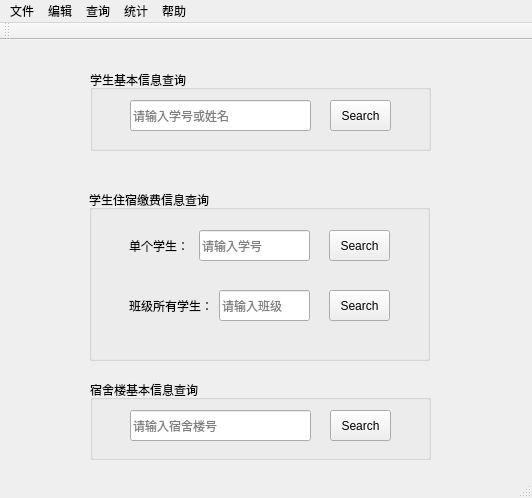
<?xml version="1.0" encoding="UTF-8"?>
<ui version="4.0">
 <class>MainWindow</class>
 <widget class="QMainWindow" name="MainWindow">
  <property name="geometry">
   <rect>
    <x>0</x>
    <y>0</y>
    <width>532</width>
    <height>498</height>
   </rect>
  </property>
  <property name="windowTitle">
   <string>学生住宿信息管理系统</string>
  </property>
  <property name="styleSheet">
   <string notr="true"/>
  </property>
  <widget class="QWidget" name="centralWidget">
   <widget class="QGroupBox" name="groupBox">
    <property name="geometry">
     <rect>
      <x>90</x>
      <y>30</y>
      <width>341</width>
      <height>81</height>
     </rect>
    </property>
    <property name="title">
     <string>学生基本信息查询</string>
    </property>
    <widget class="QLineEdit" name="lineEdit">
     <property name="geometry">
      <rect>
       <x>40</x>
       <y>30</y>
       <width>181</width>
       <height>31</height>
      </rect>
     </property>
     <property name="text">
      <string/>
     </property>
     <property name="placeholderText">
      <string>请输入学号或姓名</string>
     </property>
    </widget>
    <widget class="QPushButton" name="pushButton">
     <property name="geometry">
      <rect>
       <x>240</x>
       <y>30</y>
       <width>61</width>
       <height>31</height>
      </rect>
     </property>
     <property name="cursor">
      <cursorShape>PointingHandCursor</cursorShape>
     </property>
     <property name="text">
      <string>Search</string>
     </property>
    </widget>
   </widget>
   <widget class="QGroupBox" name="groupBox_2">
    <property name="geometry">
     <rect>
      <x>89</x>
      <y>150</y>
      <width>341</width>
      <height>171</height>
     </rect>
    </property>
    <property name="title">
     <string>学生住宿缴费信息查询</string>
    </property>
    <widget class="QLabel" name="label">
     <property name="geometry">
      <rect>
       <x>40</x>
       <y>40</y>
       <width>61</width>
       <height>31</height>
      </rect>
     </property>
     <property name="text">
      <string>单个学生：</string>
     </property>
    </widget>
    <widget class="QLabel" name="label_2">
     <property name="geometry">
      <rect>
       <x>40</x>
       <y>100</y>
       <width>81</width>
       <height>31</height>
      </rect>
     </property>
     <property name="text">
      <string>班级所有学生：</string>
     </property>
    </widget>
    <widget class="QLineEdit" name="lineEdit_2">
     <property name="geometry">
      <rect>
       <x>110</x>
       <y>40</y>
       <width>111</width>
       <height>31</height>
      </rect>
     </property>
     <property name="placeholderText">
      <string>请输入学号</string>
     </property>
    </widget>
    <widget class="QLineEdit" name="lineEdit_3">
     <property name="geometry">
      <rect>
       <x>130</x>
       <y>100</y>
       <width>91</width>
       <height>31</height>
      </rect>
     </property>
     <property name="placeholderText">
      <string>请输入班级</string>
     </property>
    </widget>
    <widget class="QPushButton" name="pushButton_2">
     <property name="geometry">
      <rect>
       <x>240</x>
       <y>40</y>
       <width>61</width>
       <height>31</height>
      </rect>
     </property>
     <property name="cursor">
      <cursorShape>PointingHandCursor</cursorShape>
     </property>
     <property name="text">
      <string>Search</string>
     </property>
    </widget>
    <widget class="QPushButton" name="pushButton_3">
     <property name="geometry">
      <rect>
       <x>240</x>
       <y>100</y>
       <width>61</width>
       <height>31</height>
      </rect>
     </property>
     <property name="cursor">
      <cursorShape>PointingHandCursor</cursorShape>
     </property>
     <property name="text">
      <string>Search</string>
     </property>
    </widget>
   </widget>
   <widget class="QGroupBox" name="groupBox_3">
    <property name="geometry">
     <rect>
      <x>90</x>
      <y>340</y>
      <width>341</width>
      <height>80</height>
     </rect>
    </property>
    <property name="title">
     <string>宿舍楼基本信息查询</string>
    </property>
    <widget class="QLineEdit" name="lineEdit_4">
     <property name="geometry">
      <rect>
       <x>40</x>
       <y>30</y>
       <width>181</width>
       <height>31</height>
      </rect>
     </property>
     <property name="placeholderText">
      <string>请输入宿舍楼号</string>
     </property>
    </widget>
    <widget class="QPushButton" name="pushButton_4">
     <property name="geometry">
      <rect>
       <x>240</x>
       <y>30</y>
       <width>61</width>
       <height>31</height>
      </rect>
     </property>
     <property name="cursor">
      <cursorShape>PointingHandCursor</cursorShape>
     </property>
     <property name="text">
      <string>Search</string>
     </property>
    </widget>
   </widget>
  </widget>
  <widget class="QMenuBar" name="menuBar">
   <property name="geometry">
    <rect>
     <x>0</x>
     <y>0</y>
     <width>532</width>
     <height>23</height>
    </rect>
   </property>
   <widget class="QMenu" name="menu">
    <property name="title">
     <string>文件</string>
    </property>
    <widget class="QMenu" name="menu_10">
     <property name="title">
      <string>文件编辑</string>
     </property>
     <addaction name="action_4"/>
     <addaction name="action_5"/>
     <addaction name="action_18"/>
    </widget>
    <addaction name="menu_10"/>
    <addaction name="action_15"/>
    <addaction name="action_16"/>
    <addaction name="action_Ctrl_Q"/>
   </widget>
   <widget class="QMenu" name="menu_2">
    <property name="title">
     <string>编辑</string>
    </property>
    <widget class="QMenu" name="menu_6">
     <property name="title">
      <string>基本信息</string>
     </property>
     <addaction name="action_6"/>
     <addaction name="action_9"/>
     <addaction name="action_12"/>
    </widget>
    <widget class="QMenu" name="menu_7">
     <property name="title">
      <string>住宿缴费信息</string>
     </property>
     <addaction name="action_7"/>
     <addaction name="action_10"/>
     <addaction name="action_13"/>
    </widget>
    <widget class="QMenu" name="menu_8">
     <property name="title">
      <string>宿舍楼信息</string>
     </property>
     <addaction name="action_8"/>
     <addaction name="action_11"/>
     <addaction name="action_3"/>
    </widget>
    <addaction name="menu_6"/>
    <addaction name="menu_7"/>
    <addaction name="menu_8"/>
   </widget>
   <widget class="QMenu" name="menu_3">
    <property name="title">
     <string>查询</string>
    </property>
    <widget class="QMenu" name="menu_9">
     <property name="title">
      <string>学生住宿缴费信息</string>
     </property>
     <addaction name="action_20"/>
     <addaction name="action_21"/>
    </widget>
    <addaction name="action_17"/>
    <addaction name="menu_9"/>
    <addaction name="action_19"/>
   </widget>
   <widget class="QMenu" name="menu_4">
    <property name="title">
     <string>统计</string>
    </property>
    <addaction name="action_22"/>
    <addaction name="action_23"/>
    <addaction name="action_24"/>
    <addaction name="action_25"/>
    <addaction name="action_26"/>
   </widget>
   <widget class="QMenu" name="menu_5">
    <property name="title">
     <string>帮助</string>
    </property>
    <addaction name="action"/>
    <addaction name="action_2"/>
   </widget>
   <addaction name="menu"/>
   <addaction name="menu_2"/>
   <addaction name="menu_3"/>
   <addaction name="menu_4"/>
   <addaction name="menu_5"/>
  </widget>
  <widget class="QToolBar" name="mainToolBar">
   <attribute name="toolBarArea">
    <enum>TopToolBarArea</enum>
   </attribute>
   <attribute name="toolBarBreak">
    <bool>false</bool>
   </attribute>
  </widget>
  <widget class="QStatusBar" name="statusBar"/>
  <action name="action">
   <property name="text">
    <string>帮助主题</string>
   </property>
  </action>
  <action name="action_2">
   <property name="text">
    <string>关于</string>
   </property>
  </action>
  <action name="action_6">
   <property name="text">
    <string>录入</string>
   </property>
  </action>
  <action name="action_7">
   <property name="text">
    <string>录入</string>
   </property>
  </action>
  <action name="action_8">
   <property name="text">
    <string>录入</string>
   </property>
  </action>
  <action name="action_9">
   <property name="text">
    <string>修改</string>
   </property>
  </action>
  <action name="action_10">
   <property name="text">
    <string>修改</string>
   </property>
  </action>
  <action name="action_11">
   <property name="text">
    <string>修改</string>
   </property>
  </action>
  <action name="action_12">
   <property name="text">
    <string>删除</string>
   </property>
  </action>
  <action name="action_13">
   <property name="text">
    <string>删除</string>
   </property>
  </action>
  <action name="action_15">
   <property name="text">
    <string>数据备份</string>
   </property>
  </action>
  <action name="action_16">
   <property name="text">
    <string>数据恢复</string>
   </property>
  </action>
  <action name="action_Ctrl_Q">
   <property name="text">
    <string>退出(Ctrl+Q)</string>
   </property>
  </action>
  <action name="action_17">
   <property name="text">
    <string>学生基本信息</string>
   </property>
  </action>
  <action name="action_19">
   <property name="text">
    <string>宿舍楼基本信息</string>
   </property>
  </action>
  <action name="action_20">
   <property name="text">
    <string>按学号查询</string>
   </property>
  </action>
  <action name="action_21">
   <property name="text">
    <string>按班级查询</string>
   </property>
  </action>
  <action name="action_22">
   <property name="text">
    <string>宿舍楼入住情况</string>
   </property>
  </action>
  <action name="action_23">
   <property name="text">
    <string>各年级在住学生</string>
   </property>
  </action>
  <action name="action_24">
   <property name="text">
    <string>宿舍楼住宿费收入</string>
   </property>
  </action>
  <action name="action_25">
   <property name="text">
    <string>欠缴住宿费学生</string>
   </property>
  </action>
  <action name="action_26">
   <property name="text">
    <string>宿舍楼班级分布</string>
   </property>
  </action>
  <action name="action_3">
   <property name="text">
    <string>删除</string>
   </property>
  </action>
  <action name="action_4">
   <property name="text">
    <string>学生基本信息</string>
   </property>
  </action>
  <action name="action_5">
   <property name="text">
    <string>住宿缴费信息</string>
   </property>
  </action>
  <action name="action_18">
   <property name="text">
    <string>宿舍楼基本信息</string>
   </property>
  </action>
 </widget>
 <layoutdefault spacing="6" margin="11"/>
 <resources/>
 <connections/>
</ui>
